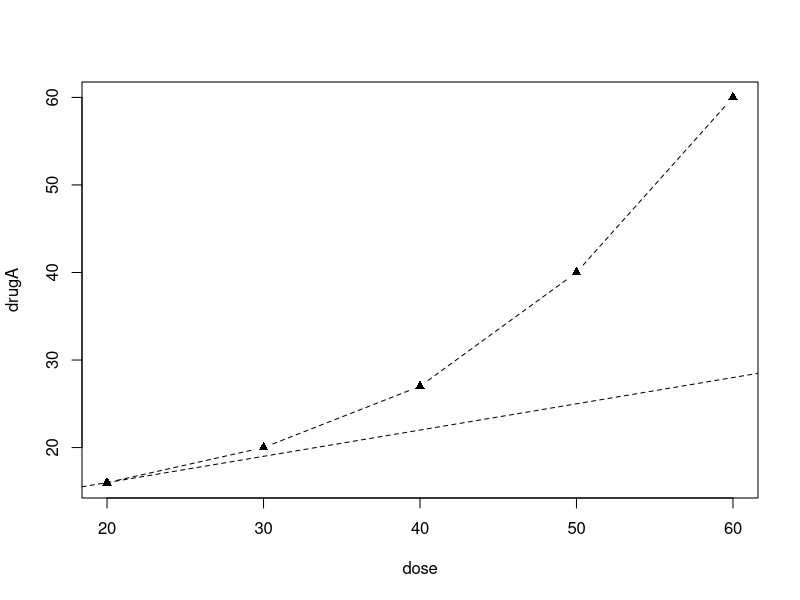
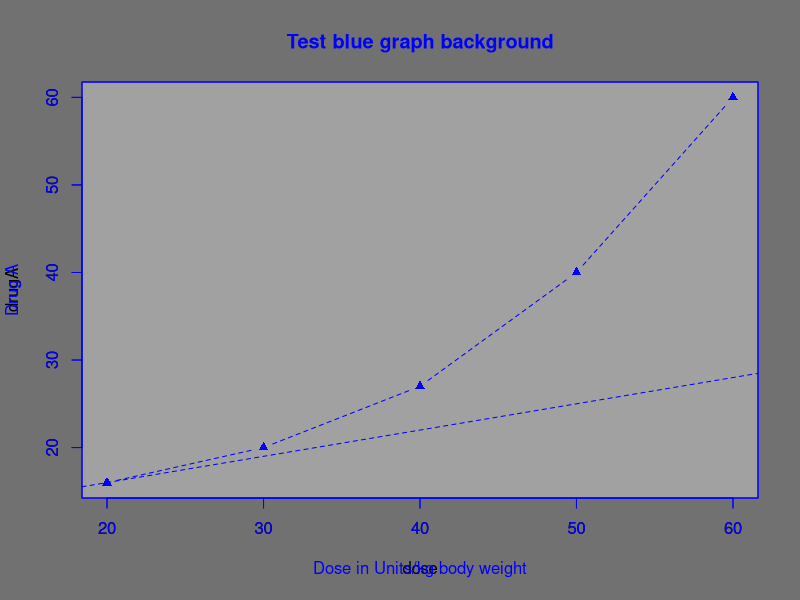
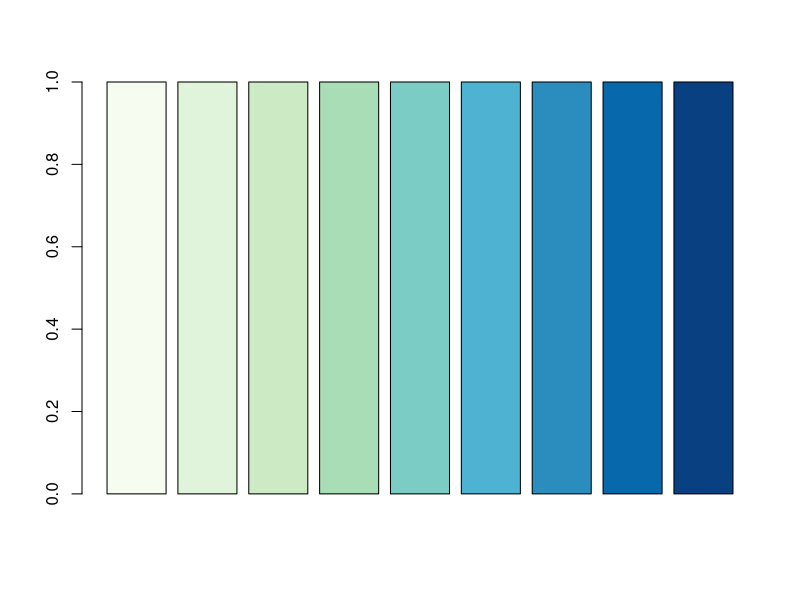
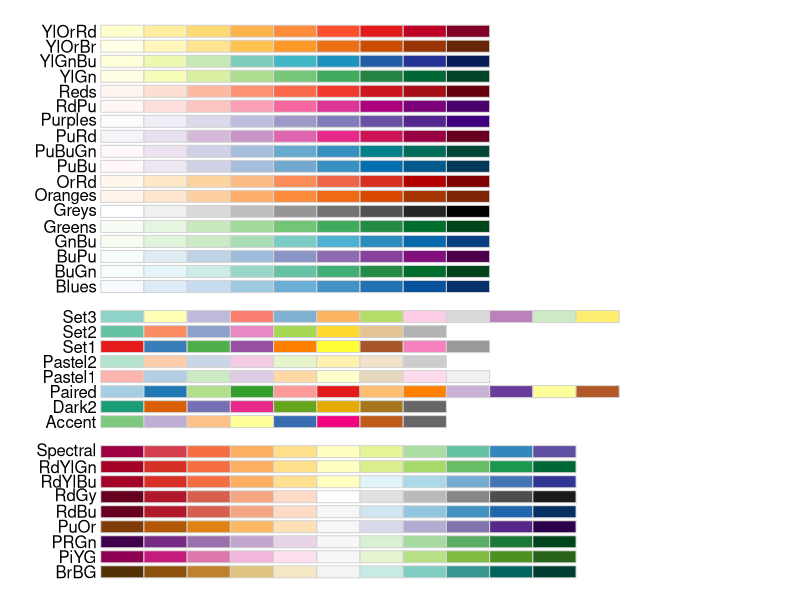

Write R code to recreate these figures, in order.
## ---- chunk 1
dose <- seq(20,60,10)
drugA <- c(16,20,27,40,60)
drugB <- c(15,18,25,31,40)
## ---- chunk 2
opar <- par(no.readonly=TRUE)
par(lty=2, pch=17)
plot(dose, drugA, type="b")
abline(a = 10, b = 0.3, lty=2, pch=17)
par(opar)
## ---- chunk 3
# from https://r-charts.com/base-r/background-color/#background-color-plot
opar <- par(no.readonly=TRUE)
par(bg="#717171", fg="blue")

plot(dose, drugA)

rect(par("usr")[1], par("usr")[3],
     par("usr")[2], par("usr")[4],
     col = "#A1A1A1") # Color

par(new = plot)

plot(dose, drugA, type="b",
     lty=2, pch=17,
     col = 'blue',
     col.axis = "blue",
     col.lab = "blue",
     col.main = "blue",
     main = "Test blue graph background",
     xlab = "Dose in Units/kg body weight",
     ylab ="Drug A"
     )
abline(a = 10, b = 0.3, lty=2, pch=17, col= "blue")
par(opar)
## ---- chunk 4
library(RColorBrewer)
n <-9
mycolors <- brewer.pal(n, "GnBu")
barplot(rep(1,n), col=mycolors)
## ---- chunk 5
library(RColorBrewer)
opar <- par(no.readonly = TRUE)
par(mar=c(0,4,0,8)) # bottom, left, top, right
display.brewer.all()
par(opar)
